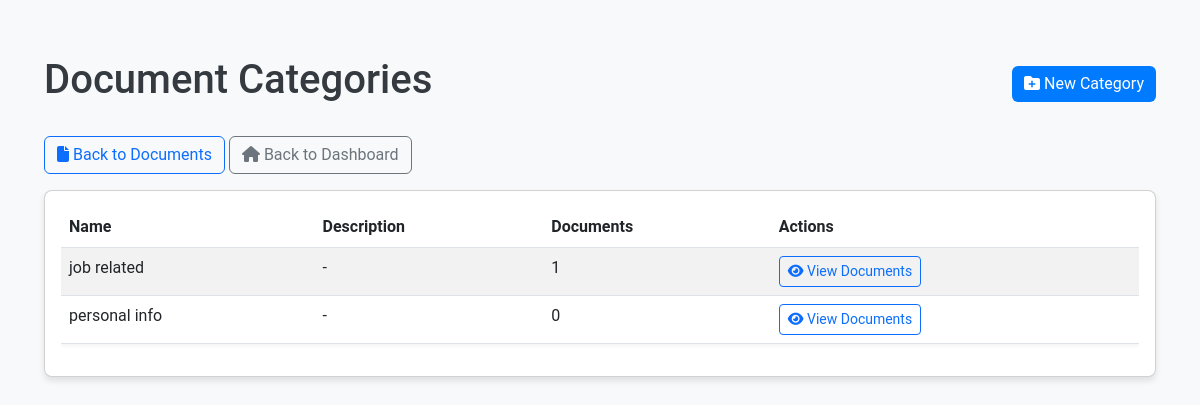
Page /documents/categories/ (signed in) on the earlier database version.
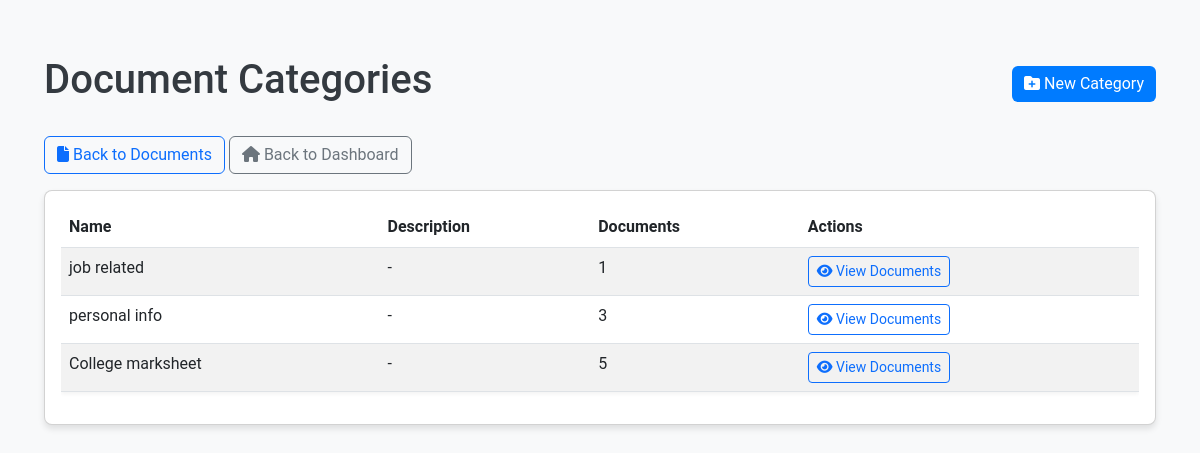
Same page on the later database version.
### documents/models.py (models this page shows, shortened)
class Category(models.Model):
    name = models.CharField(max_length=100)
    description = models.TextField(blank=True, null=True)
    class Meta:
        verbose_name_plural = "Categories"

### documents/views.py (the view)
# urls.py: path('categories/', views.category_list, name='category_list'),
@login_required
def category_list(request):
    categories = Category.objects.all()
    return render(request, 'documents/category_list.html', {'categories': categories})

### documents/templates/documents/category_list.html (shortened to what this page needs)
{% load widget_tweaks %}
<!DOCTYPE html>
<html lang="en">
<head>
  <link href="https://cdn.jsdelivr.net/npm/bootstrap@5.3.0-alpha3/dist/css/bootstrap.min.css" rel="stylesheet">
  <link rel="stylesheet" href="https://cdnjs.cloudflare.com/ajax/libs/font-awesome/6.4.0/css/all.min.css">
</head>
<body>
  <div class="container py-4">
    <div class="d-flex justify-content-between align-items-center mb-4">
      <h1>Document Categories</h1>
      <a href="{% url 'documents:create_category' %}" class="btn btn-primary">
        <i class="fas fa-folder-plus"></i> New Category
      </a>
    </div>
    <div class="mb-3">
      <a href="{% url 'documents:document_list' %}" class="btn btn-outline-primary">
        <i class="fas fa-file"></i> Back to Documents
      </a>
      <a href="{% url 'dashboard' %}" class="btn btn-outline-secondary">
        <i class="fas fa-home"></i> Back to Dashboard
      </a>
    </div>
    {% if categories %}
    <div class="card">
      <div class="card-body">
        <div class="table-responsive">
          <table class="table table-striped table-hover">
            <thead>
              <tr>
                <th>Name</th>
                <th>Description</th>
                <th>Documents</th>
                <th>Actions</th>
              </tr>
            </thead>
            <tbody>
              {% for category in categories %}
              <tr>
                <td>{{ category.name }}</td>
                <td>{{ category.description|truncatechars:100|default:"-" }}</td>
                <td>{{ category.documents.count }}</td>
                <td>
                  <a href="{% url 'documents:document_list' %}?category={{ category.id }}" class="btn btn-sm btn-outline-primary">
                    <i class="fas fa-eye"></i> View Documents
                  </a>
                </td>
              </tr>
              {% endfor %}
            </tbody>
          </table>
        </div>
      </div>
    </div>
    {% else %}
    <div class="alert alert-info">
      <i class="fas fa-info-circle"></i> No categories found. Create a category to organize your documents.
    </div>
    {% endif %}
  </div>
</body>
</html>

Differences in the rows shown:
computed for Category "personal info": documents.count "0" → "3"
added Category: name "College marksheet", description "-", documents.count "5"
